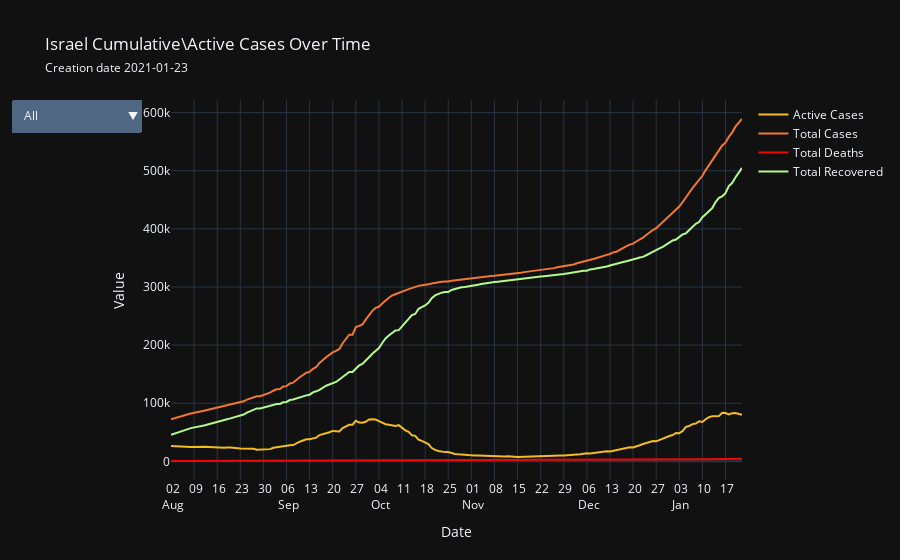

Notebook cell for this chart:
### Markdown cell above
### Part Two - Data Visualization
#### Cumulative data

### Code cell
country.linear_plot(['TotalCases', 'TotalDeaths','TotalRecovered','ActiveCases'],save = True)

### Figure 1 — Plotly figure (JSON) as saved in the notebook; plotly's stock layout.template omitted (floating-point values rounded to 4 significant figures; data arrays with more than 128 entries replaced by an {"elided": "..."} marker saying what was removed)
{"data": [{"line": {"color": "#F2BD1D"}, "name": "Active Cases", "type": "scatter", "x": {"elided": "159 str values"}, "y": {"elided": "159 int values"}}, {"line": {"color": "#F27830"}, "name": "Total Cases", "type": "scatter", "x": {"elided": "159 str values"}, "y": {"elided": "159 int values"}}, {"line": {"color": "#F20505"}, "name": "Total Deaths", "type": "scatter", "x": {"elided": "159 str values"}, "y": {"elided": "159 int values"}}, {"line": {"color": "#B5F88F"}, "name": "Total Recovered", "type": "scatter", "x": {"elided": "159 str values"}, "y": {"elided": "159 int values"}}], "layout": {"autosize": false, "hovermode": "x unified", "title": {"text": "Israel Cumulative\\Active Cases Over Time<br><span style='font-size:12px;'>Creation date 2021-01-23</span>"}, "updatemenus": [{"active": 0, "buttons": [{"args": [{"visible": [true, true, true, true]}, {"title": "Israel Cumulative\\Active Cases Over Time<br><span style='font-size:12px;'>Creation date 2021-01-23</span>"}], "label": "All", "method": "update"}, {"args": [{"visible": [true, false, false, false]}, {"title": "Israel Active Cases Over Time<br><span style='font-size:12px;'>Creation date 2021-01-23</span>"}], "label": "Active Cases", "method": "update"}, {"args": [{"visible": [false, true, false, false]}, {"title": "Israel Total Cases Over Time<br><span style='font-size:12px;'>Creation date 2021-01-23</span>"}], "label": "Total Cases", "method": "update"}, {"args": [{"visible": [false, false, true, false]}, {"title": "Israel Total Deaths Over Time<br><span style='font-size:12px;'>Creation date 2021-01-23</span>"}], "label": "Total Deaths", "method": "update"}, {"args": [{"visible": [false, false, false, true]}, {"title": "Israel Total Recovered Over Time<br><span style='font-size:12px;'>Creation date 2021-01-23</span>"}], "label": "Total Recovered", "method": "update"}]}], "width": 900, "xaxis": {"dtick": 604800000.0, "tick0": "2020-08-02T00:00:00", "tickformat": "%d\n%b", "ticklabelmode": "period", "title": {"text": "Date"}, "type": "date"}, "yaxis": {"title": {"text": "Value"}}}}
